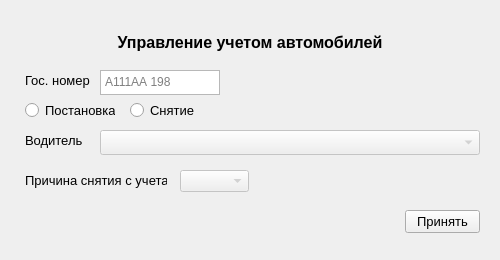
<?xml version="1.0" encoding="UTF-8"?>
<ui version="4.0">
 <class>CarRegisterForm</class>
 <widget class="QWidget" name="CarRegisterForm">
  <property name="geometry">
   <rect>
    <x>0</x>
    <y>0</y>
    <width>500</width>
    <height>260</height>
   </rect>
  </property>
  <property name="windowTitle">
   <string>Form</string>
  </property>
  <widget class="QLabel" name="carIDlabel">
   <property name="geometry">
    <rect>
     <x>25</x>
     <y>70</y>
     <width>65</width>
     <height>20</height>
    </rect>
   </property>
   <property name="font">
    <font>
     <pointsize>10</pointsize>
    </font>
   </property>
   <property name="text">
    <string>Гос. номер</string>
   </property>
   <property name="alignment">
    <set>Qt::AlignLeading|Qt::AlignLeft|Qt::AlignVCenter</set>
   </property>
  </widget>
  <widget class="QLabel" name="CarRegisterLabel">
   <property name="enabled">
    <bool>true</bool>
   </property>
   <property name="geometry">
    <rect>
     <x>110</x>
     <y>30</y>
     <width>280</width>
     <height>25</height>
    </rect>
   </property>
   <property name="font">
    <font>
     <pointsize>12</pointsize>
     <weight>75</weight>
     <bold>true</bold>
    </font>
   </property>
   <property name="layoutDirection">
    <enum>Qt::LeftToRight</enum>
   </property>
   <property name="autoFillBackground">
    <bool>false</bool>
   </property>
   <property name="text">
    <string>Управление учетом автомобилей</string>
   </property>
   <property name="alignment">
    <set>Qt::AlignCenter</set>
   </property>
   <property name="wordWrap">
    <bool>false</bool>
   </property>
  </widget>
  <widget class="QLabel" name="reasonLabel">
   <property name="geometry">
    <rect>
     <x>25</x>
     <y>170</y>
     <width>142</width>
     <height>20</height>
    </rect>
   </property>
   <property name="font">
    <font>
     <pointsize>10</pointsize>
    </font>
   </property>
   <property name="text">
    <string>Причина снятия с учета</string>
   </property>
  </widget>
  <widget class="QRadioButton" name="regRadioBtn">
   <property name="geometry">
    <rect>
     <x>25</x>
     <y>100</y>
     <width>90</width>
     <height>20</height>
    </rect>
   </property>
   <property name="font">
    <font>
     <pointsize>10</pointsize>
    </font>
   </property>
   <property name="text">
    <string>Постановка</string>
   </property>
  </widget>
  <widget class="QRadioButton" name="deregRadioBtn">
   <property name="geometry">
    <rect>
     <x>130</x>
     <y>100</y>
     <width>65</width>
     <height>20</height>
    </rect>
   </property>
   <property name="font">
    <font>
     <pointsize>10</pointsize>
    </font>
   </property>
   <property name="text">
    <string>Снятие</string>
   </property>
  </widget>
  <widget class="QPlainTextEdit" name="carIDEdit">
   <property name="geometry">
    <rect>
     <x>100</x>
     <y>70</y>
     <width>120</width>
     <height>25</height>
    </rect>
   </property>
   <property name="placeholderText">
    <string>А111АА 198</string>
   </property>
  </widget>
  <widget class="QLabel" name="driverLabel">
   <property name="geometry">
    <rect>
     <x>25</x>
     <y>130</y>
     <width>65</width>
     <height>20</height>
    </rect>
   </property>
   <property name="font">
    <font>
     <pointsize>10</pointsize>
    </font>
   </property>
   <property name="text">
    <string>Водитель</string>
   </property>
   <property name="alignment">
    <set>Qt::AlignLeading|Qt::AlignLeft|Qt::AlignVCenter</set>
   </property>
  </widget>
  <widget class="QComboBox" name="comboBoxDriver">
   <property name="enabled">
    <bool>false</bool>
   </property>
   <property name="geometry">
    <rect>
     <x>100</x>
     <y>130</y>
     <width>380</width>
     <height>25</height>
    </rect>
   </property>
  </widget>
  <widget class="QComboBox" name="reasonComboBox">
   <property name="enabled">
    <bool>false</bool>
   </property>
   <property name="geometry">
    <rect>
     <x>180</x>
     <y>170</y>
     <width>69</width>
     <height>22</height>
    </rect>
   </property>
  </widget>
  <widget class="QPushButton" name="applyButton">
   <property name="geometry">
    <rect>
     <x>405</x>
     <y>210</y>
     <width>75</width>
     <height>23</height>
    </rect>
   </property>
   <property name="font">
    <font>
     <pointsize>10</pointsize>
    </font>
   </property>
   <property name="text">
    <string>Принять</string>
   </property>
  </widget>
 </widget>
 <resources/>
 <connections/>
</ui>
